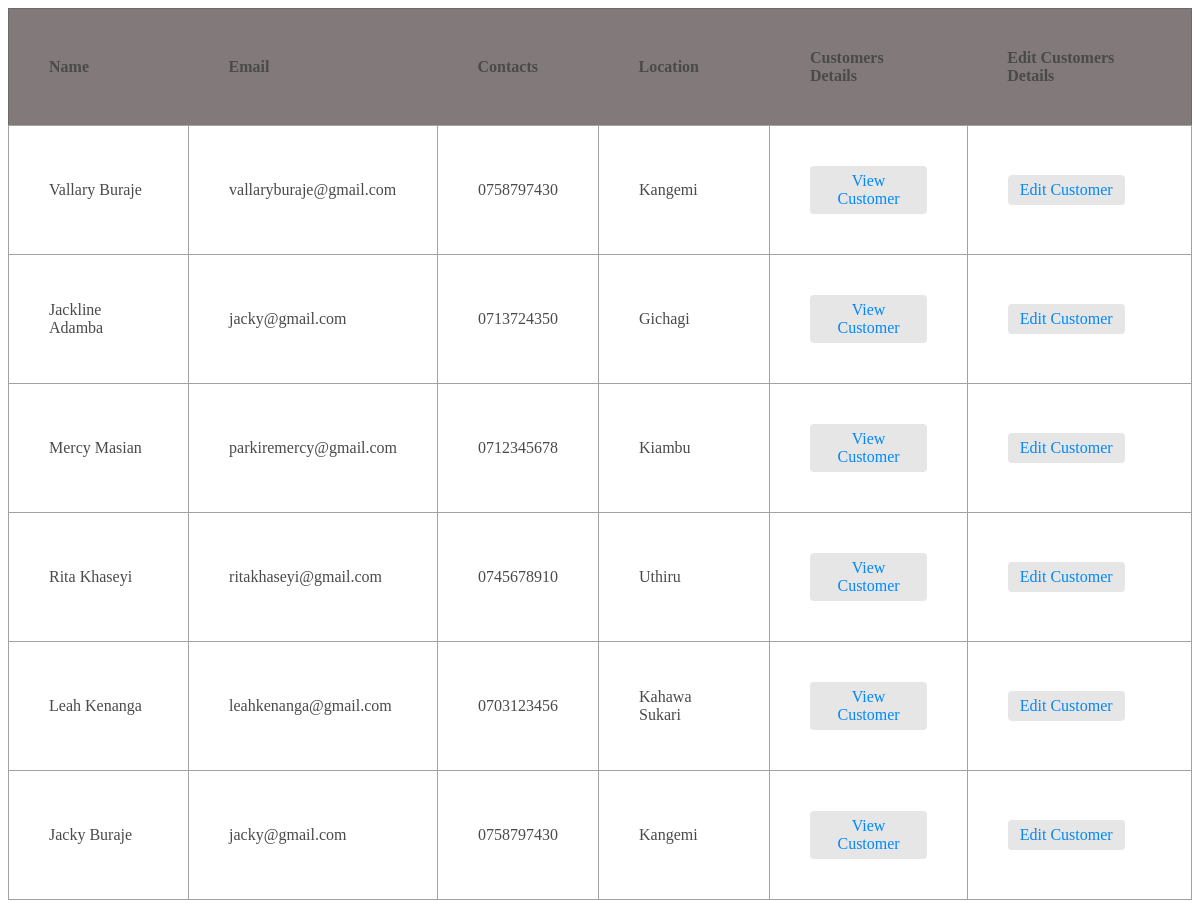
/customer_management/list/, run on the app's committed database.
### customer_management/models.py (models this page shows, shortened)
class Customer(models.Model):
    user = models.OneToOneField(User,on_delete=models.CASCADE,null=True)
    name = models.CharField (max_length=32)
    email = models.EmailField()
    contacts = models.CharField (max_length=32)
    location= models.CharField (max_length=32)

### customer_management/views.py (the view)
# urls.py: path('list/', views.customer_list, name='customer-list'),
def customer_list(request):
    customers = Customer.objects.all()
    return render(request, "customer/customer_list.html", {"customers": customers})

### templates/customer/customer_list.html (shortened to what this page needs)
<!DOCTYPE html>
<html lang="en">
<head>
    {% load static %}
    <link rel="stylesheet" href="{% static 'inventory/product_list.css' %}">
</head>
<body>
     <table >
        <thead >
            <tr>
                <th >Name</th>
                <th >Email</th>
                <th >Contacts</th>
                <th >Location</th>
                <th>Customers Details</th>
                <th> Edit Customers Details</th>
            </tr>
        </thead>
        <tbody>
            {% for customer in customers %}
            <tr>
                <td >{{customer.name }}</td>
                <td >{{customer.email }}</td>
                <td >{{customer.contacts }}</td>
                <td >{{customer.location }}</td>
                <td>
                    <a href="{% url 'customer_detail_view' id=customer.id %}">View Customer</a>
                </td>
                <td>
                    <a href="{% url 'edit_customer_view' id=customer.id %}">Edit Customer</a>
                </td>
            </tr>
            {%endfor%}
        </tbody>
    </table>
</body>
</html>

### inventory/static/inventory/product_list.css (style rules this page uses)
table { width: 100%; border-collapse: collapse; border: 1px solid #6B6B6B; color: #4A4A4A; }
th { background-color: #827a7a; padding: 12px; text-align: left; font-weight: bold; padding: 40px; }
td { padding: 10px; border: 1px solid #A2A2A2; padding: 40px; }
td a { display: inline-block; padding: 6px 12px; text-align: center; text-decoration: none; color: #0088FF; border-radius: 4px; background-color: #E6E6E6; transition: background-color 0.2s ease; }

### data on the page
Customer: name "Vallary Buraje", email "vallaryburaje@gmail.com", contacts "0758797430", location "Kangemi"
Customer: name "Jackline Adamba", email "jacky@gmail.com", contacts "0713724350", location "Gichagi"
Customer: name "Mercy Masian", email "parkiremercy@gmail.com", contacts "0712345678", location "Kiambu"
Customer: name "Rita Khaseyi", email "ritakhaseyi@gmail.com", contacts "0745678910", location "Uthiru"
Customer: name "Leah Kenanga", email "leahkenanga@gmail.com", contacts "0703123456", location "Kahawa Sukari"
Customer: name "Jacky Buraje", email "jacky@gmail.com", contacts "0758797430", location "Kangemi"
